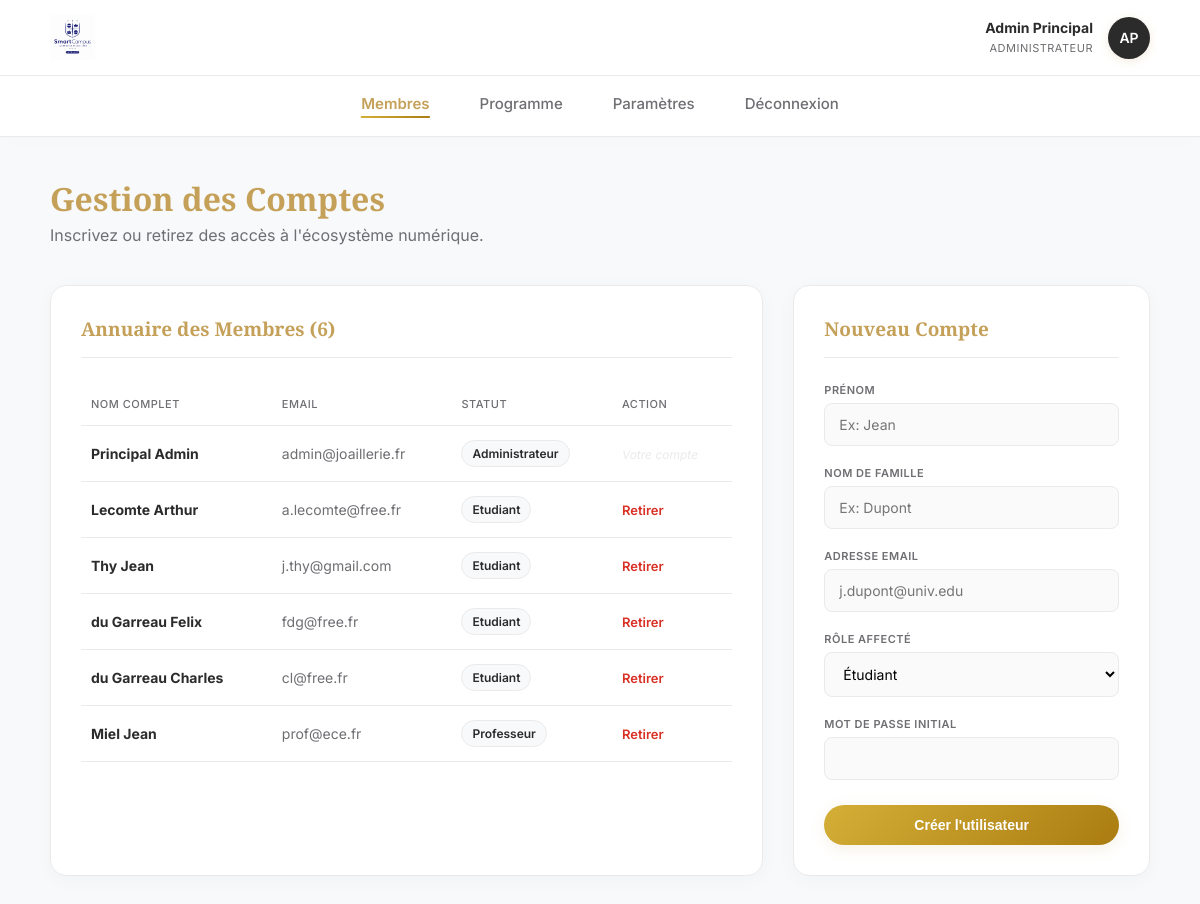
The app's page /dashboard_administrateur.php (signed in) with its own data.
### tables this page shows
CREATE TABLE utilisateurs (
        id INTEGER PRIMARY KEY AUTOINCREMENT,
        prenom TEXT NOT NULL,
        nom TEXT NOT NULL,
        email TEXT UNIQUE NOT NULL,
        role TEXT CHECK(role IN ('etudiant', 'professeur', 'administrateur')) NOT NULL,
        mot_de_passe_hash TEXT NOT NULL
    );

### dashboard_administrateur.php (the view, shortened to what this page needs)
<?php
require_once 'db.php';
$stmt_admin = $db->prepare("SELECT prenom, nom FROM utilisateurs WHERE id = ?");
$stmt_admin->execute([$_SESSION['utilisateur_id']]);
$admin = $stmt_admin->fetch(PDO::FETCH_ASSOC);
$initiales = strtoupper(substr($admin['prenom'], 0, 1) . substr($admin['nom'], 0, 1));
$utilisateurs = $db->query("SELECT id, prenom, nom, email, role FROM utilisateurs ORDER BY role, nom")->fetchAll(PDO::FETCH_ASSOC);
?>
<!DOCTYPE html>
<html lang="fr">
<head>
    <link rel="stylesheet" href="style.css">
</head>
<body>
    <header class="top-bar">
        <img src="images/logo.jpg" alt="Logo HEJ">
        <div class="user-widget">
            <div class="user-widget-info" style="text-align: right;">
                <strong><?= htmlspecialchars($admin['prenom'] . ' ' . $admin['nom']) ?></strong>
                <span>Administrateur</span>
            </div>
            <div class="avatar-small" style="background:#2b2b2b;"><?= $initiales ?></div>
        </div>
    </header>
    <nav class="top-nav">
        <a href="dashboard_administrateur.php" class="active">Membres</a>
        <a href="gestion_cours.php">Programme</a>
        <a href="parametres.php">Paramètres</a>
        <a href="deconnexion.php">Déconnexion</a>
    </nav>
    <div class="container">
        <div style="margin-bottom: 40px;">
            <h1 style="margin:0; color:var(--primary);">Gestion des Comptes</h1>
            <p style="margin:5px 0 0 0; color:var(--text-muted);">Inscrivez ou retirez des accès à l'écosystème numérique.</p>
        </div>
        <div class="dashboard-grid">
            <div class="card">
                <div class="card-header"><h2>Annuaire des Membres (<?= count($utilisateurs) ?>)</h2></div>
                <table>
                    <tr><th>Nom complet</th><th>Email</th><th>Statut</th><th>Action</th></tr>
                    <?php foreach ($utilisateurs as $u): ?>
                        <tr>
                            <td><strong><?= htmlspecialchars($u['nom'] . ' ' . $u['prenom']) ?></strong></td>
                            <td style="color: var(--text-muted);"><?= htmlspecialchars($u['email']) ?></td>
                            <td><span class="badge badge-neutral" style="text-transform: capitalize;"><?= htmlspecialchars($u['role']) ?></span></td>
                            <td>
                                <?php if ($u['id'] !== $_SESSION['utilisateur_id']): ?>
                                    <a href="supprimer_utilisateur.php?id=<?= $u['id'] ?>" style="color: var(--danger); font-weight: 600; text-decoration: none; font-size:13px;" onclick="return confirm('Confirmer la suppression définitive ?');">Retirer</a>
                                <?php else: ?>
                                    <span style="color: var(--border); font-size:12px; font-style:italic;">Votre compte</span>
                                <?php endif; ?>
                            </td>
                        </tr>
                    <?php endforeach; ?>
                </table>
            </div>
            <div class="card">
                <div class="card-header"><h2>Nouveau Compte</h2></div>
                <form action="traitement_inscription.php" method="POST">
                    <label>Prénom</label>
                    <input type="text" name="prenom" required placeholder="Ex: Jean">
                    <label>Nom de famille</label>
                    <input type="text" name="nom" required placeholder="Ex: Dupont">
                    <label>Adresse email</label>
                    <input type="email" name="email" required placeholder="j.dupont@univ.edu">
                    <label>Rôle affecté</label>
                    <select name="role" required>
                        <option value="etudiant">Étudiant</option>
                    </select>
                    <label>Mot de passe initial</label>
                    <input type="password" name="mot_de_passe" required>
                    <button type="submit" class="btn-action" style="width: 100%; margin-top: 20px;">Créer l'utilisateur</button>
                </form>
            </div>
        </div>
    </div>
</body>
</html>

### style.css (style rules this page uses)
:root { --primary: #C5A059; --primary-grad: linear-gradient(135deg, #D4AF37 0%, #AA7C11 100%); --primary-light: #fdfaf5; --bg-body: #f8f9fa; --text-main: #2b2b2b; --text-muted: #6e6e73; --border: #eaeaea; --danger: #d93025; --danger-light: #fce8e6; --success: #137333; --success-light: #e6f4ea; --shadow-soft: 0 4px 20px rgba(0, 0, 0, 0.03); --shadow-hover: 0 10px 25px rgba(0, 0, 0, 0.08); }
body { font-family: 'Inter', sans-serif; background-color: var(--bg-body); margin: 0; color: var(--text-main); -webkit-font-smoothing: antialiased; }
h1, h2, h3 { font-family: 'Playfair Display', serif; font-weight: 600; }
.top-bar { display: flex; justify-content: space-between; align-items: center; padding: 15px 50px; background: rgba(255, 255, 255, 0.95); backdrop-filter: blur(10px); border-bottom: 1px solid var(--border); }
.top-bar img { height: 45px; }
.user-widget { display: flex; align-items: center; gap: 15px; }
.avatar-small { width: 42px; height: 42px; border-radius: 50%; background: var(--primary-grad); color: white; display: flex; justify-content: center; align-items: center; font-weight: 600; font-size: 14px; box-shadow: 0 2px 10px rgba(197, 160, 89, 0.2); }
.user-widget-info strong { display: block; font-size: 14px; }
.user-widget-info span { color: var(--text-muted); font-size: 11px; letter-spacing: 0.5px; text-transform: uppercase; }
.top-nav { display: flex; justify-content: center; gap: 50px; padding: 18px 0; background: white; border-bottom: 1px solid var(--border); margin-bottom: 40px; box-shadow: 0 4px 30px rgba(0,0,0,0.01); }
.top-nav a { text-decoration: none; color: var(--text-muted); font-weight: 500; font-size: 15px; transition: all 0.3s ease; position: relative; padding-bottom: 5px; }
.top-nav a::after { content: ''; position: absolute; width: 0; height: 2px; bottom: 0; left: 50%; background: var(--primary-grad); transition: all 0.3s ease; transform: translateX(-50%); }
.top-nav a.active { color: var(--primary); font-weight: 600; }
.top-nav a.active::after { width: 100%; }
.container { max-width: 1100px; margin: 0 auto; padding: 0 20px 60px; animation: fadeUp 0.5s ease-out forwards; }
.dashboard-grid { display: grid; grid-template-columns: 2fr 1fr; gap: 30px; }
.card { background: white; border-radius: 16px; padding: 30px; border: 1px solid var(--border); box-shadow: var(--shadow-soft); transition: transform 0.3s ease, box-shadow 0.3s ease; }
.card-header { border-bottom: 1px solid var(--border); padding-bottom: 15px; margin-bottom: 25px; }
.card-header h2 { margin: 0; font-size: 19px; color: var(--primary); }
.btn-action { background: var(--primary-grad); color: white; padding: 12px 24px; border-radius: 30px; text-decoration: none; font-weight: 600; font-size: 14px; border: none; cursor: pointer; transition: all 0.3s; box-shadow: 0 4px 15px rgba(197, 160, 89, 0.15); display: inline-block; text-align: center; box-sizing: border-box; }
table { width: 100%; border-collapse: collapse; }
th, td { padding: 14px 10px; text-align: left; border-bottom: 1px solid var(--border); font-size: 14px; }
th { color: var(--text-muted); font-weight: 500; text-transform: uppercase; font-size: 11px; letter-spacing: 0.5px; }
.badge { padding: 5px 10px; border-radius: 20px; font-size: 12px; font-weight: 600; display: inline-block; }
.badge-neutral { background: var(--bg-body); color: var(--text-main); border: 1px solid var(--border); }
label { font-size: 11px; font-weight: 600; text-transform: uppercase; color: var(--text-muted); margin-bottom: 6px; display: block; margin-top: 15px; letter-spacing: 0.5px; }
input, select, textarea { width: 100%; padding: 12px 14px; margin-bottom: 5px; border: 1px solid var(--border); border-radius: 8px; box-sizing: border-box; font-family: 'Inter', sans-serif; font-size: 14px; transition: all 0.3s; background-color: #fafafa; }

### records on screen
utilisateurs: prenom+nom "Admin Principal", initiales "AP", nom+prenom "Principal Admin", email "admin@joaillerie.fr", role "Administrateur", shows "Votre compte"
utilisateurs: nom+prenom "Lecomte Arthur", email "a.lecomte@free.fr", role "Etudiant"
utilisateurs: nom+prenom "Thy Jean", email "j.thy@gmail.com", role "Etudiant"
utilisateurs: nom+prenom "du Garreau Felix", email "fdg@free.fr", role "Etudiant"
utilisateurs: nom+prenom "du Garreau Charles", email "cl@free.fr", role "Etudiant"
utilisateurs: nom+prenom "Miel Jean", email "prof@ece.fr", role "Professeur"

### other values on screen
count($utilisateurs) "6"
